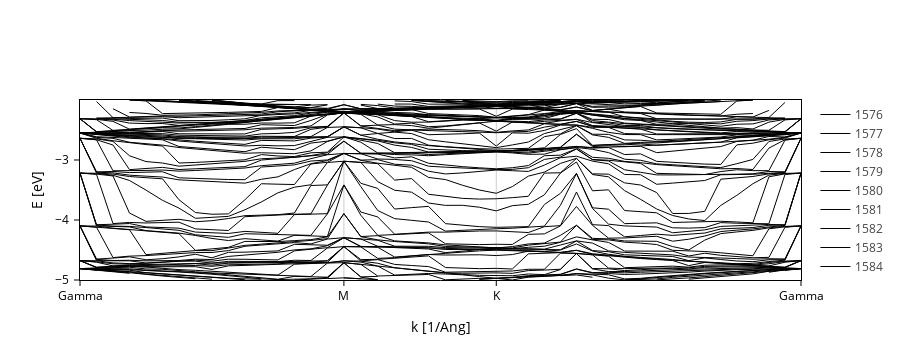

The notebook cell saved with this chart:
### Code cell
band = BandStructure(
    H_empty,
    [[0,0,0], [0.5,0,0], [1/3,1/3,0], [0,0,0]],
    45,
    [r"Gamma", r"M", r"K", r"Gamma"]
)
band.plot(Erange=[-5, -2])

# 假设 `band` 是 sisl.viz.BandsPlot 的一个实例
# fig = band.plot(Erange=[-2.84, -2.24], gap=True)

# 保存到本地文件，可以指定不同的格式，如png, pdf, svg等
# plt.savefig('/fs2/home/ndsim10/example/work_dir/olp/5_4/band_structure.png', dpi=300)  # 保存为PNG文件，指定分辨率为300 DPI
# plt.show()
# band.plot(bands_range=[600,650])
